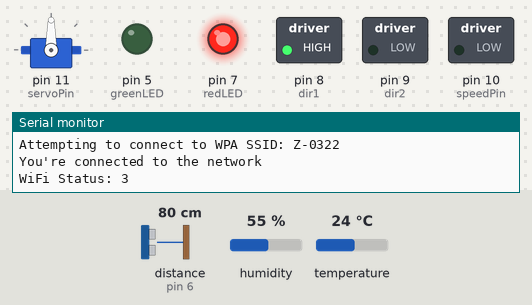
Bench run of a sketch on a simulated Arduino Uno, built with avr-gcc and run on an emulated ATmega328P. Parts: servo, switched loads named in the sketch (green lamp = pin HIGH), output pins drawn as LEDs (lit = HIGH), the last lines printed to the serial monitor. Wiring (inferred from the names in the program): ultrasonic range finder: trigger pin 4; echo pin 6. Inputs (shaded band) come from the test bench; at power-on: distance to the obstacle (sensor on pin 6) 80 cm, temperature 24 °C, humidity 55 %. The echo pulse lasts 58.3 µs per cm; WiFi joins after 1.5 s; servers stay silent unless stated; no MQTT or app messages arrive unless stated; pins used as bus, display or sensor lines are not drawn.

Above: at 2.7 s.
2.8 s: distance to the obstacle (sensor on pin 6) set to 24 cm
8.9 s: distance to the obstacle (sensor on pin 6) set to 20 cm
At 14.5 s:
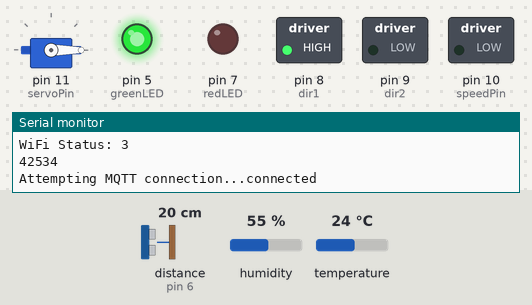
15.5 s: distance to the obstacle (sensor on pin 6) set to 35 cm
At 17.1 s:
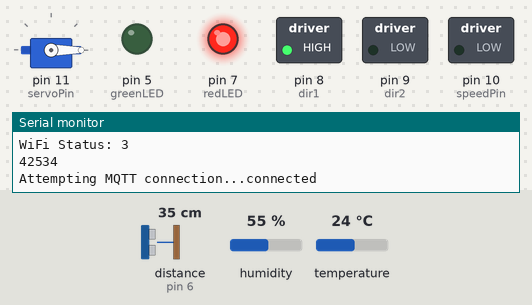
21.6 s: distance to the obstacle (sensor on pin 6) set to 2 cm
At 27.6 s:
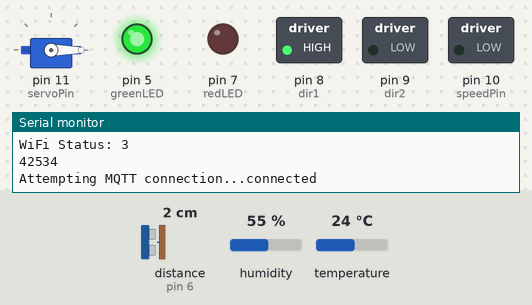
28.3 s: temperature set to 28 °C
At 30.1 s:
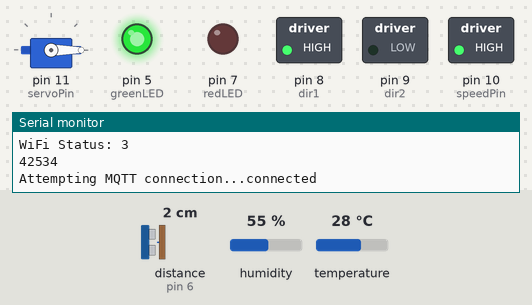
34.4 s: humidity set to 58 %
45.4 s: humidity set to 61 %
Timing chart, 0 to 48.4 s (numbered marks = the images above; inputs shaded):
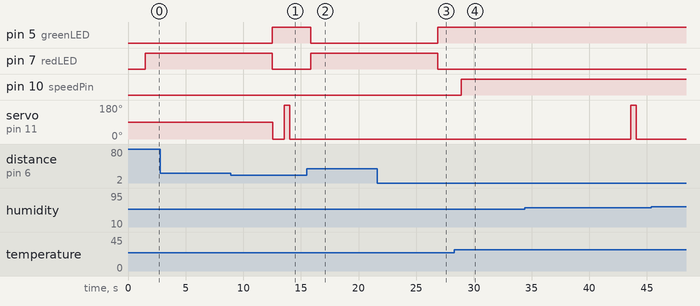

Measured:
- the behaviour switches between 22 and 21 cm on distance to the obstacle (sensor on pin 6) (found by bisection; images 0 and 1)
- the behaviour switches between 26 and 27 °C on temperature (found by bisection; images 3 and 4)
- after the input at 2.8 s, every drawn part: stays the same
- after the input at 8.9 s, pin 5 (greenLED): LOW → HIGH after 3.6 s; pin 7 (redLED): HIGH → LOW after 3.6 s; servo on pin 11 (servoPin): 90° → 0° after 3.6 s, → 180° 1.0 s later, → 0° 0.50 s later
- after the input at 15.5 s, pin 5 (greenLED): HIGH → LOW after 0.37 s; pin 7 (redLED): LOW → HIGH after 0.37 s
- after the input at 21.6 s, pin 5 (greenLED): LOW → HIGH after 5.3 s; pin 7 (redLED): HIGH → LOW after 5.3 s
- after the input at 28.3 s, pin 10 (speedPin): LOW → HIGH after 0.62 s
- after the input at 45.4 s, every drawn part: stays the same

The sketch:

Source-code.ino
```cpp
#include <DHT.h>
#include <Servo.h>
#include <WiFiEsp.h>
#include <WiFiEspClient.h>
#include <SoftwareSerial.h>
#include <PubSubClient.h>

// Constants
#define trigPin 4
#define echoPin 6
#define redLED 7
#define dir1 8
#define dir2 9
#define speedPin 10
#define servoPin 11
#define sensePin 12
#define greenLED 5
#define sprayCooldown 30000
#define Type DHT11
#define MQTT_SERVER  "io.adafruit.com"
#define IO_USERNAME  "up895059"
#define IO_KEY       "SECRETsecretKEYkey"
#define MQTT_PORT 1883

// Variables
char ssid[]  = "Z-0322";
char pass[] = "TestTest";
int status = WL_IDLE_STATUS;
unsigned long startMillis;
unsigned long sprayMillis = 0;
float humidity; float tempC;
int tempLimit=26; int humidityLowerLimit = 60;
String temp_str;
String hum_str;
char temp[50];
char hum[50];

// Setup for libraries
Servo myServo;
DHT HT(sensePin, Type);
WiFiEspClient WiFiClient;//WiFi
PubSubClient client(MQTT_SERVER, MQTT_PORT, WiFiClient); //MQTT Client
SoftwareSerial esp8266(2,3);

// Method to move the servo, causing a spray
void spray()
{
    myServo.write(0);
    delay(1000);
    myServo.write(180);
    delay(500);
    myServo.write(0);
    delay(250);
}

// Method to get distance from ultrasonic sensor
int getDistance()
{
    digitalWrite(trigPin, LOW);
    delayMicroseconds(2);

    digitalWrite(trigPin, HIGH);
    delayMicroseconds(10);
    digitalWrite(trigPin, LOW);

    long duration = pulseIn(echoPin, HIGH);
    return duration * 0.034 / 2;
}

void callback(char* topic, byte* payload, unsigned int length) {
    Serial.print("Message arrived [");
    Serial.print(topic);
    Serial.print("] ");
    for (int i=0;i<length;i++) {
        Serial.print((char)payload[i]);
    }
}

void printWifiStatus()
{
  Serial.print("WiFi Status: ");
  Serial.println(WiFi.status());
}

void reconnect()
{
    while (!client.connected()) {
    Serial.print("Attempting MQTT connection...");
        if (client.connect("arduinoClient",IO_USERNAME,IO_KEY)) {
            Serial.println("connected");
            // Publish statistics of device
            client.publish("up895059/feeds/iotcw.humidity",hum);
            client.publish("up895059/feeds/iotcw.temp",temp);
        } else {
            Serial.print("failed, rc=");
            Serial.print(client.state());
            Serial.println(" try again in 5 seconds");
            delay(5000);
        }
    }
}

void setup()
{
    // Sets OUTPUTS and INPUTS
    pinMode(speedPin,OUTPUT);
    pinMode(dir1,OUTPUT);
    pinMode(dir2,OUTPUT);
    pinMode(trigPin, OUTPUT);
    pinMode(redLED, OUTPUT);
    pinMode(greenLED, OUTPUT);
    pinMode(echoPin, INPUT);
    //Direction of spin on the DC motor
    digitalWrite(dir1, HIGH);
    digitalWrite(dir2, LOW);

    // Setup for libraries
    Serial.begin(9600);
    esp8266.begin(9600);
    HT.begin();
    myServo.attach(servoPin);
    WiFi.init(&esp8266);

    startMillis = millis();

    // Ensures WiFi shield is present
    if (WiFi.status() == WL_NO_SHIELD) {
        Serial.println("WiFi shield not present");
        while (true);
    }

    while ( status != WL_CONNECTED) {
        Serial.print("Attempting to connect to WPA SSID: ");
        Serial.println(ssid);
        status = WiFi.begin(ssid, pass);
    }

    Serial.println("You're connected to the network");
    printWifiStatus();
    client.setCallback(callback);
}

void loop()
{
    // Checks to see if there is a plant infront of device
    boolean plantPlaced = getDistance() > 20;
    if (plantPlaced)
    {
        // If plant isn't placed, then turn on red LED
        digitalWrite(redLED, HIGH);
        digitalWrite(greenLED, LOW);
        // Disables DC motor if running
        analogWrite(speedPin,0);
        delay(5000);
    }else
    {
        // If plant is placed then carry on with program, enable green light
        digitalWrite(greenLED, HIGH);
        digitalWrite(redLED, LOW);


        humidity = HT.readHumidity();
        tempC = HT.readTemperature();
        unsigned long currentMillis = millis();

        // If temp is over limit then run DC motor
        if (tempC > tempLimit)
        {
            analogWrite(speedPin,255);
        }else
        {
            analogWrite(speedPin,0);
        }

        // If Humidity is too low and spay cooldown has ended then spray
        if(humidity<humidityLowerLimit && currentMillis>=sprayMillis)
        {
            spray();
            sprayMillis = currentMillis + sprayCooldown;
            Serial.println(sprayMillis);
        }
        // Float to Char[]
        temp_str = String(tempC);
        temp_str.toCharArray(temp, temp_str.length() + 1);
        hum_str = String(humidity);
        hum_str.toCharArray(hum, hum_str.length() + 1);

        // MQTT connect to Adafruit
        if (!client.connected()){reconnect();}
        client.loop();
    }
    delay(500);
}
```
